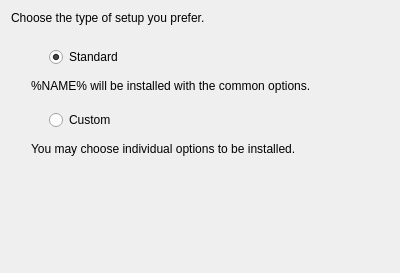
<?xml version="1.0" encoding="UTF-8"?>
<ui version="4.0">
 <class>StandardOrCustom</class>
 <widget class="QWidget" name="StandardOrCustom">
  <property name="geometry">
   <rect>
    <x>0</x>
    <y>0</y>
    <width>400</width>
    <height>273</height>
   </rect>
  </property>
  <property name="windowTitle">
   <string>Setup Type</string>
  </property>
  <layout class="QVBoxLayout" name="verticalLayout">
   <item>
    <widget class="QLabel" name="label">
     <property name="text">
      <string>Choose the type of setup you prefer.</string>
     </property>
    </widget>
   </item>
   <item>
    <spacer name="verticalSpacer_2">
     <property name="orientation">
      <enum>Qt::Vertical</enum>
     </property>
     <property name="sizeType">
      <enum>QSizePolicy::Fixed</enum>
     </property>
     <property name="sizeHint" stdset="0">
      <size>
       <width>20</width>
       <height>10</height>
      </size>
     </property>
    </spacer>
   </item>
   <item>
    <layout class="QHBoxLayout" name="horizontalLayout_3">
     <item>
      <widget class="QLabel" name="label_4">
       <property name="sizePolicy">
        <sizepolicy hsizetype="Fixed" vsizetype="Fixed">
         <horstretch>0</horstretch>
         <verstretch>0</verstretch>
        </sizepolicy>
       </property>
       <property name="minimumSize">
        <size>
         <width>32</width>
         <height>32</height>
        </size>
       </property>
       <property name="text">
        <string/>
       </property>
       <property name="pixmap">
        <pixmap resource="../../../resources/standardorcustom.qrc">:/apple.png</pixmap>
       </property>
      </widget>
     </item>
     <item>
      <widget class="QRadioButton" name="standardRadioButton">
       <property name="text">
        <string>Standard</string>
       </property>
       <property name="checked">
        <bool>true</bool>
       </property>
      </widget>
     </item>
    </layout>
   </item>
   <item>
    <widget class="QLabel" name="standardLabel">
     <property name="text">
      <string>%NAME% will be installed with the common options.</string>
     </property>
     <property name="indent">
      <number>20</number>
     </property>
    </widget>
   </item>
   <item>
    <spacer name="verticalSpacer_3">
     <property name="orientation">
      <enum>Qt::Vertical</enum>
     </property>
     <property name="sizeType">
      <enum>QSizePolicy::Fixed</enum>
     </property>
     <property name="sizeHint" stdset="0">
      <size>
       <width>20</width>
       <height>5</height>
      </size>
     </property>
    </spacer>
   </item>
   <item>
    <layout class="QHBoxLayout" name="horizontalLayout_2">
     <item>
      <widget class="QLabel" name="label_2">
       <property name="sizePolicy">
        <sizepolicy hsizetype="Fixed" vsizetype="Fixed">
         <horstretch>0</horstretch>
         <verstretch>0</verstretch>
        </sizepolicy>
       </property>
       <property name="minimumSize">
        <size>
         <width>32</width>
         <height>32</height>
        </size>
       </property>
       <property name="text">
        <string/>
       </property>
       <property name="pixmap">
        <pixmap resource="../../../resources/standardorcustom.qrc">:/penguin.png</pixmap>
       </property>
      </widget>
     </item>
     <item>
      <widget class="QRadioButton" name="customRadioButton">
       <property name="text">
        <string>Custom</string>
       </property>
       <property name="checked">
        <bool>false</bool>
       </property>
      </widget>
     </item>
    </layout>
   </item>
   <item>
    <widget class="QLabel" name="label_3">
     <property name="text">
      <string>You may choose individual options to be installed.</string>
     </property>
     <property name="indent">
      <number>20</number>
     </property>
    </widget>
   </item>
   <item>
    <spacer name="verticalSpacer">
     <property name="orientation">
      <enum>Qt::Vertical</enum>
     </property>
     <property name="sizeHint" stdset="0">
      <size>
       <width>20</width>
       <height>40</height>
      </size>
     </property>
    </spacer>
   </item>
  </layout>
 </widget>
 <resources>
  <include location="../../../resources/standardorcustom.qrc"/>
 </resources>
 <connections/>
</ui>
